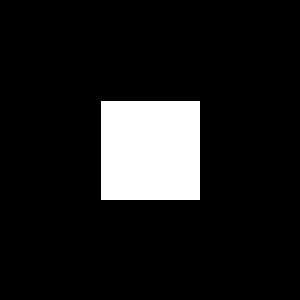
Frame 1 (no input)
Frame 60 (the mouse pressed at the canvas centre just before this capture): identical to frame 1, image omitted
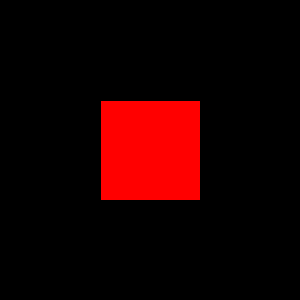
Frame 120 (the mouse held since frame 60 and released just before this capture)

The Processing sketch that drew these frames (run headless with seeded random() and noise(); from frame 60 on, the mouse is pressed at the canvas centre):

// Processing sketch: RectCollision
// ── RectCollision.pde
void setup () {
  size (300, 300);
}

void draw () {
  float x = 100, y = 100;
  float w = 100, h = 100;
  background (0, 0, 0);
  if (x <= mouseX && mouseX <= x + w && y <= mouseY && mouseY <= y + h) {
    fill (255, 0, 0);
  } else {
    fill (255, 255, 255);
  }
  rect (x, y, w, h);
}
